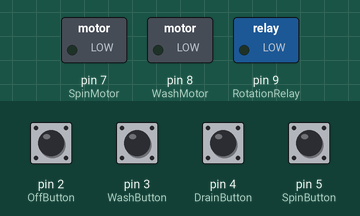
Bench run of a sketch on a simulated Arduino Uno, built with avr-gcc and run on an emulated ATmega328P. On the bench: switched loads named in the sketch (green lamp = pin HIGH). Dashed ring = blinking. Inputs (shaded band) come from the test bench; at power-on: pin 2 (OffButton), pin 3 (WashButton), pin 4 (DrainButton), pin 5 (SpinButton) HIGH.

Above: at 1.2 s.
1.3 s: pin 3 (WashButton) pulled LOW for 0.15 s
At 2.1 s:
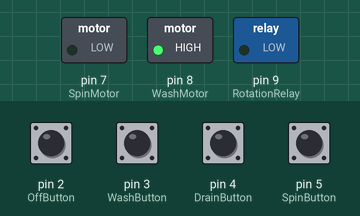
4.4 s: pin 4 (DrainButton) pulled LOW for 0.15 s
At 4.8 s:
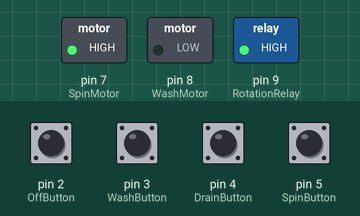
6.0 s: pin 2 (OffButton) pulled LOW for 0.15 s
At 7.2 s:
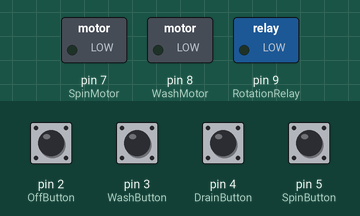
7.6 s: pin 4 (DrainButton) pulled LOW for 1 s
At 8.4 s:
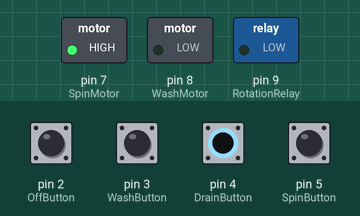
10.1 s: pin 2 (OffButton) pulled LOW for 1 s
At 11.5 s:
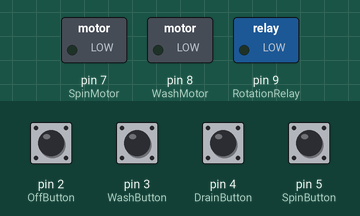
12.6 s: pin 3 (WashButton) pulsed LOW 5 times (0.12 s each, 0.3 s apart)
At 16.4 s:
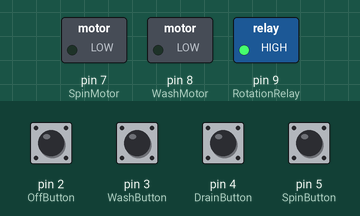
Timing chart, 0 to 17.1 s (numbered marks = the images above; inputs shaded):
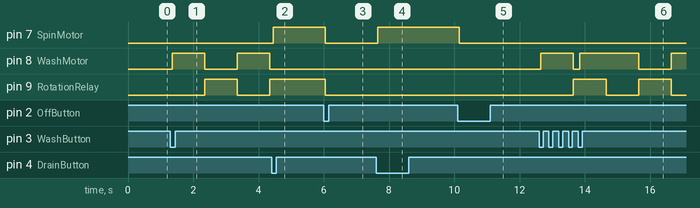

The sketch:

WashingMachine_MIcro.ino
```cpp
#include <MsTimer2.h>

// constants won't change. They're used here to
// set pin numbers:


const int DrainButton = 4;    // the number of the pushbutton pin
const int WashButton = 3;
const int OffButton = 2;    // the number of the pushbutton pin
const int SpinButton = 5;    // the number of the pushbutton pin
const int LidButton = 6;

const int RotationRelay = 9;
const int WashMotor = 8;      // the number of the LED pin
const int SpinMotor = 7;      // the number of the LED pin


// Variables will change:
int ledState = LOW;         // the current state of the output pin
int buttonState;             // the current reading from the input pin
int lastButtonState = LOW;   // the previous reading from the input pin

int SpinState = LOW;         // the current state of the output pin
int SpinButtonState;             // the current reading from the input pin
int lastSpinState = LOW;   // the previous reading from the input pin


int OffState = LOW;         // the current state of the output pin
int OffButtonState;             // the current reading from the input pin
int lastOffButtonState = LOW;   // the previous reading from the input pin

int DrainState = LOW;         // the current state of the output pin
int DrainButtonState;             // the current reading from the input pin
int lastDrainButtonState = LOW;   // the previous reading from the input pin

int A = 0 ;
int var = 0;
int RelayState = LOW;

long lastDebounceTime = 0;  // the last time the output pin was toggled
long debounceDelay = 50;    // the debounce time; increase if the output flickers

unsigned long previousMillis = 0;        // will store last time LED was updated
const long interval = 1000;

void setup() {

  pinMode(OffButton, INPUT_PULLUP);
  pinMode(DrainButton, INPUT_PULLUP);
  pinMode(SpinButton, INPUT_PULLUP);
  pinMode(WashButton, INPUT_PULLUP);
  pinMode(LidButton, INPUT_PULLUP);

  pinMode(WashMotor, OUTPUT);
  pinMode(SpinMotor, OUTPUT);
  pinMode(RotationRelay, OUTPUT);


  // set initial LED state
  digitalWrite(SpinMotor, LOW);
  digitalWrite(WashMotor, LOW);
  digitalWrite(RotationRelay, LOW);

  MsTimer2::set(1000, TimerEvent); // 5 minutes period

}

void loop() {

  Wash();
  Spin();
  Drain();
  Off();

}

void Spin()
{
 int reading = digitalRead(SpinButton);

  if (reading != lastSpinState) {
    lastDebounceTime = millis();
  }

  if ((millis() - lastDebounceTime) > debounceDelay) {
    if (reading != SpinButtonState) {
      SpinButtonState = reading;

      if ((SpinButtonState == LOW) && (LidButton == LOW))  {
        var = 0;
        MsTimer2::start();
        digitalWrite(WashMotor, LOW);
        digitalWrite(SpinMotor, HIGH);

        delay(10000);
        digitalWrite(WashMotor, HIGH);

      }
    }
  }

  lastSpinState = reading;


}

void Wash()
{
  int reading = digitalRead(WashButton);

  if (reading != lastButtonState) {
    lastDebounceTime = millis();
  }

  if ((millis() - lastDebounceTime) > debounceDelay) {
    if (reading != buttonState) {
      buttonState = reading;

      if (buttonState == LOW) {
        digitalWrite(SpinMotor, LOW);
        digitalWrite(WashMotor, HIGH);

        var = 1;
        MsTimer2::start();
      }
    }
  }

  if (var == 1){

        unsigned long currentMillis = millis();
        if (currentMillis - previousMillis >= interval) {

        previousMillis = currentMillis;

        if (RelayState == LOW){
          RelayState = HIGH;
          //delay(1000);
          digitalWrite(RotationRelay, LOW);
          digitalWrite(WashMotor, HIGH);
        } else {
          //delay(1000);
          digitalWrite(WashMotor, LOW);
          digitalWrite(RotationRelay, HIGH);
          RelayState = LOW;
        }


        //digitalWrite(WashMotor, HIGH);
      }
}
  // set the LED:

  lastButtonState = reading;
}

void Off()
{
  int reading = digitalRead(OffButton);

  if (reading != lastOffButtonState) {
    lastDebounceTime = millis();
  }

  if ((millis() - lastDebounceTime) > debounceDelay) {
    if (reading != OffButtonState) {
      OffButtonState = reading;

      if (OffButtonState == LOW) {
        digitalWrite(WashMotor, LOW);
        digitalWrite(SpinMotor, LOW);
        digitalWrite(RotationRelay, LOW);

       var = 0 ;
      }
    }
  }

  lastOffButtonState = reading;
}

void Drain()
{
  int reading = digitalRead(DrainButton);

  if (reading != lastDrainButtonState) {
    lastDebounceTime = millis();
  }

  if ((millis() - lastDebounceTime) > debounceDelay) {
    if (reading != DrainButtonState) {
      DrainButtonState = reading;

      if (DrainButtonState == LOW) {
        digitalWrite(WashMotor, LOW);
        digitalWrite(SpinMotor, HIGH);
       var = 0;
      }
    }
  }

  lastDrainButtonState = reading;
}


void TimerEvent()
{
  A++;

  if (A == 60*30 )
    {
      Off();
      MsTimer2::stop();
      A= 1;
    }

}
```

Measured:
- after the input at 1.3 s, pin 8 (WashMotor): alternates HIGH for 1.0 s and LOW for 1.0 s, starting after 0.05 s; pin 9 (RotationRelay): LOW → HIGH after 1.1 s, → LOW 1.0 s later, → HIGH 1.0 s later
- after the input at 4.4 s, pin 7 (SpinMotor): LOW → HIGH after 0.05 s; pin 8 (WashMotor): stays LOW (without the input it goes to HIGH after 0.95 s); pin 9 (RotationRelay): stays HIGH (without the input it goes to LOW after 0.95 s)
- after the input at 6.0 s, pin 7 (SpinMotor), pin 9 (RotationRelay): HIGH → LOW after 0.05 s
- after the input at 7.6 s, pin 7 (SpinMotor): LOW → HIGH after 0.05 s
- after the input at 10.1 s, pin 7 (SpinMotor): HIGH → LOW after 0.05 s
- after the input at 12.6 s, pin 8 (WashMotor): goes HIGH 1.0 s, LOW 0.20 s, HIGH 1.8 s, LOW 1.0 s, then HIGH, starting after 0.05 s; pin 9 (RotationRelay): alternates HIGH for 1.0 s and LOW for 1.0 s, starting after 1.1 s
